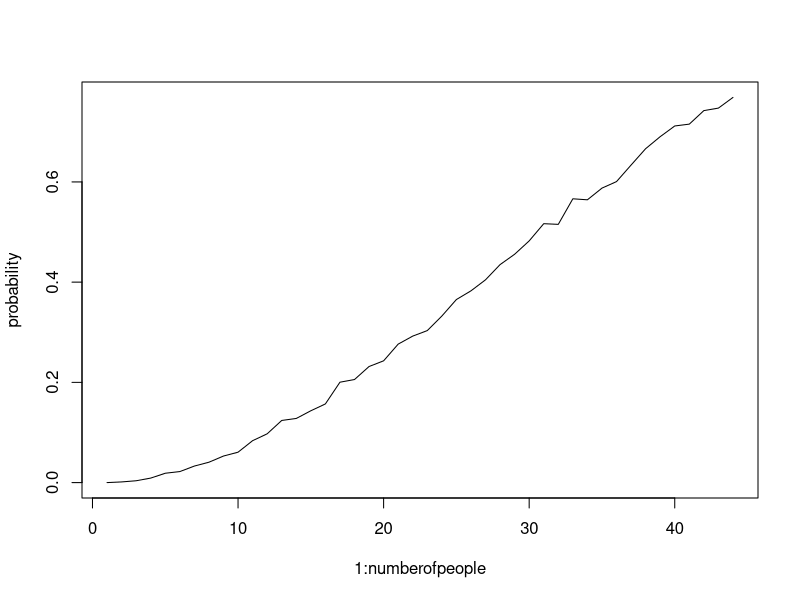

Write R code to recreate this figure.
#Modified birthday paradox simulation (669 days/year)

n.same <- 0
#Number of people born on Mars 
numberofpeople <- 44
probability <- numeric(numberofpeople)
#See how the probability changes with the number of people born on mars
for(k in 1:numberofpeople){
  n.sameday <- 0
  #run 3000 experiments with k people at a time 
  numexps <- 3000
  for (exp in 1:numexps){
    #get k random days out of the 669 days of the year
    birthdays <- sample(1:669, k, replace = TRUE)
    #if there are any duplicate dates, at least 2 people have the same birthday 
    if(length(birthdays[duplicated(birthdays)]) > 0){
      n.same <- n.same + 1
    }
  }
  probability[k] <- n.same/numexps
  #reset for the next number of people
  n.same <- 0
}
print(probability[numberofpeople])
plot(1:numberofpeople, probability, type="l")